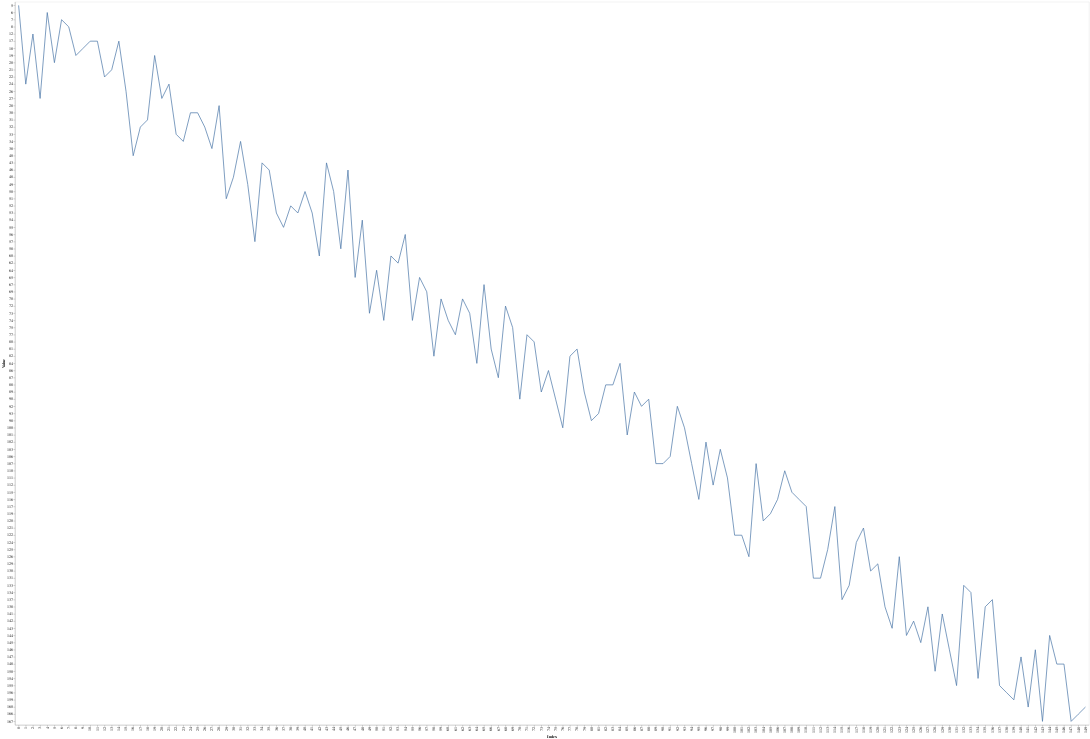

Notebook code cell kept with this figure:
### Markdown cell above
...we can create a graph using Vega Lite:

### Code cell
(let [G (->> [(range) (take 150 (raw-data))] graph-it)]
  (display/render-mime :application/vnd.vegalite.v3+json G))

### Figure 1 — Vega-Lite specification as saved in the notebook (floating-point values rounded to 4 significant figures; data arrays with more than 128 entries replaced by an {"elided": "..."} marker saying what was removed)
{"data": {"values": {"elided": "150 records"}}, "encoding": {"x": {"field": "Index"}, "y": {"field": "Value"}}, "mark": "line"}
